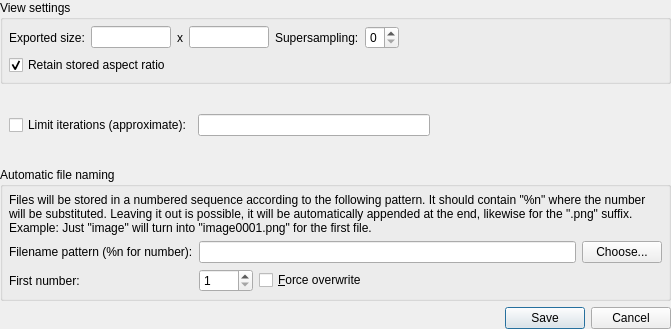
<?xml version="1.0" encoding="UTF-8"?>
<ui version="4.0">
 <class>BatchRenderDialog</class>
 <widget class="QWidget" name="BatchRenderDialog">
  <property name="geometry">
   <rect>
    <x>0</x>
    <y>0</y>
    <width>671</width>
    <height>329</height>
   </rect>
  </property>
  <property name="windowTitle">
   <string>Form</string>
  </property>
  <layout class="QVBoxLayout" name="verticalLayout">
   <property name="leftMargin">
    <number>0</number>
   </property>
   <property name="topMargin">
    <number>0</number>
   </property>
   <property name="rightMargin">
    <number>0</number>
   </property>
   <property name="bottomMargin">
    <number>0</number>
   </property>
   <item>
    <widget class="QGroupBox" name="groupBox_9">
     <property name="title">
      <string>View settings</string>
     </property>
     <layout class="QGridLayout" name="gridLayout_14">
      <property name="leftMargin">
       <number>6</number>
      </property>
      <property name="topMargin">
       <number>6</number>
      </property>
      <property name="rightMargin">
       <number>6</number>
      </property>
      <property name="bottomMargin">
       <number>6</number>
      </property>
      <item row="0" column="0">
       <widget class="QWidget" name="widget" native="true">
        <layout class="QHBoxLayout" name="horizontalLayout_19">
         <property name="leftMargin">
          <number>0</number>
         </property>
         <property name="topMargin">
          <number>0</number>
         </property>
         <property name="rightMargin">
          <number>0</number>
         </property>
         <property name="bottomMargin">
          <number>0</number>
         </property>
         <item>
          <widget class="QLabel" name="label_26">
           <property name="text">
            <string>Exported size:</string>
           </property>
          </widget>
         </item>
         <item>
          <widget class="QLineEdit" name="widthEdit">
           <property name="sizePolicy">
            <sizepolicy hsizetype="Preferred" vsizetype="Fixed">
             <horstretch>0</horstretch>
             <verstretch>0</verstretch>
            </sizepolicy>
           </property>
           <property name="maximumSize">
            <size>
             <width>80</width>
             <height>16777215</height>
            </size>
           </property>
           <property name="toolTip">
            <string>The dimensions used when saving.</string>
           </property>
          </widget>
         </item>
         <item>
          <widget class="QLabel" name="label_28">
           <property name="text">
            <string>x</string>
           </property>
          </widget>
         </item>
         <item>
          <widget class="QLineEdit" name="heightEdit">
           <property name="sizePolicy">
            <sizepolicy hsizetype="Preferred" vsizetype="Fixed">
             <horstretch>0</horstretch>
             <verstretch>0</verstretch>
            </sizepolicy>
           </property>
           <property name="maximumSize">
            <size>
             <width>80</width>
             <height>16777215</height>
            </size>
           </property>
           <property name="toolTip">
            <string>The dimensions used when saving.</string>
           </property>
          </widget>
         </item>
         <item>
          <widget class="QLabel" name="label">
           <property name="text">
            <string>Supersampling:</string>
           </property>
          </widget>
         </item>
         <item>
          <widget class="QSpinBox" name="sampleSpinBox">
           <property name="maximum">
            <number>3</number>
           </property>
          </widget>
         </item>
         <item>
          <spacer name="horizontalSpacer_2">
           <property name="orientation">
            <enum>Qt::Horizontal</enum>
           </property>
           <property name="sizeHint" stdset="0">
            <size>
             <width>40</width>
             <height>20</height>
            </size>
           </property>
          </spacer>
         </item>
        </layout>
       </widget>
      </item>
      <item row="1" column="0">
       <widget class="QCheckBox" name="aspectCheckBox">
        <property name="text">
         <string>Retain stored aspect ratio</string>
        </property>
        <property name="checked">
         <bool>true</bool>
        </property>
       </widget>
      </item>
     </layout>
    </widget>
   </item>
   <item>
    <widget class="QWidget" name="widget_3" native="true">
     <layout class="QHBoxLayout" name="horizontalLayout_3">
      <property name="leftMargin">
       <number>9</number>
      </property>
      <property name="topMargin">
       <number>0</number>
      </property>
      <property name="rightMargin">
       <number>9</number>
      </property>
      <property name="bottomMargin">
       <number>0</number>
      </property>
      <item>
       <widget class="QCheckBox" name="maxiterCheckBox">
        <property name="text">
         <string>Limit iterations (approximate):</string>
        </property>
        <property name="checked">
         <bool>false</bool>
        </property>
       </widget>
      </item>
      <item>
       <widget class="QLineEdit" name="maxiterEdit"/>
      </item>
      <item>
       <spacer name="horizontalSpacer_3">
        <property name="orientation">
         <enum>Qt::Horizontal</enum>
        </property>
        <property name="sizeHint" stdset="0">
         <size>
          <width>40</width>
          <height>20</height>
         </size>
        </property>
       </spacer>
      </item>
     </layout>
    </widget>
   </item>
   <item>
    <widget class="QGroupBox" name="groupBox">
     <property name="title">
      <string>Automatic file naming</string>
     </property>
     <layout class="QGridLayout" name="gridLayout">
      <property name="leftMargin">
       <number>6</number>
      </property>
      <property name="topMargin">
       <number>6</number>
      </property>
      <property name="rightMargin">
       <number>6</number>
      </property>
      <property name="bottomMargin">
       <number>6</number>
      </property>
      <item row="1" column="0">
       <widget class="QLabel" name="label_2">
        <property name="text">
         <string>Filename pattern (%n for number):</string>
        </property>
        <property name="buddy">
         <cstring>fileTemplateEdit</cstring>
        </property>
       </widget>
      </item>
      <item row="2" column="0">
       <widget class="QLabel" name="label_3">
        <property name="text">
         <string>First number:</string>
        </property>
       </widget>
      </item>
      <item row="1" column="1">
       <widget class="QWidget" name="widget_2" native="true">
        <layout class="QHBoxLayout" name="horizontalLayout_2">
         <property name="leftMargin">
          <number>0</number>
         </property>
         <property name="topMargin">
          <number>0</number>
         </property>
         <property name="rightMargin">
          <number>0</number>
         </property>
         <property name="bottomMargin">
          <number>0</number>
         </property>
         <item>
          <widget class="QLineEdit" name="fileTemplateEdit">
           <property name="toolTip">
            <string>&lt;p&gt;File name template&lt;/p&gt;&lt;p&gt;This should be a filename, with &quot;%n&quot; somewhere to indicate where the current number should be substituted.&lt;/p&gt;</string>
           </property>
          </widget>
         </item>
         <item>
          <widget class="QPushButton" name="fileOpenButton">
           <property name="toolTip">
            <string>&lt;p&gt;Choose a file name template&lt;/p&gt;&lt;p&gt;You will need to add '%n&quot; somewhere in the template to indicate the position where the current number should be substituted.&lt;/p&gt;</string>
           </property>
           <property name="text">
            <string>Choose...</string>
           </property>
           <property name="icon">
            <iconset>
             <normaloff>:/ClientWindowGui/images/clientwindow/fileopen.png</normaloff>:/ClientWindowGui/images/clientwindow/fileopen.png</iconset>
           </property>
          </widget>
         </item>
        </layout>
       </widget>
      </item>
      <item row="2" column="1">
       <layout class="QHBoxLayout" name="horizontalLayout_5">
        <item>
         <widget class="QSpinBox" name="fileNrSpinBox">
          <property name="toolTip">
           <string>&lt;p&gt;Counts the number of the slide, incremented on every save.
This is substituted into the filename template when choosing the Save button.&lt;/p&gt;</string>
          </property>
          <property name="minimum">
           <number>1</number>
          </property>
          <property name="maximum">
           <number>9999</number>
          </property>
         </widget>
        </item>
        <item>
         <widget class="QCheckBox" name="overwriteCheckBox">
          <property name="toolTip">
           <string>&lt;p&gt;If checked, the Save button overwrites files without asking.&lt;/p&gt;</string>
          </property>
          <property name="text">
           <string>&amp;Force overwrite</string>
          </property>
         </widget>
        </item>
        <item>
         <spacer name="horizontalSpacer_4">
          <property name="orientation">
           <enum>Qt::Horizontal</enum>
          </property>
          <property name="sizeHint" stdset="0">
           <size>
            <width>40</width>
            <height>20</height>
           </size>
          </property>
         </spacer>
        </item>
       </layout>
      </item>
      <item row="0" column="0" colspan="2">
       <widget class="QLabel" name="label_4">
        <property name="text">
         <string>Files will be stored in a numbered sequence according to the following pattern. It should contain &quot;%n&quot; where the number will be substituted. Leaving it out is possible, it will be automatically appended at the end, likewise for the &quot;.png&quot; suffix. Example: Just &quot;image&quot; will turn into &quot;image0001.png&quot; for the first file.</string>
        </property>
        <property name="wordWrap">
         <bool>true</bool>
        </property>
       </widget>
      </item>
     </layout>
    </widget>
   </item>
   <item>
    <layout class="QHBoxLayout" name="horizontalLayout">
     <item>
      <spacer name="horizontalSpacer">
       <property name="orientation">
        <enum>Qt::Horizontal</enum>
       </property>
       <property name="sizeHint" stdset="0">
        <size>
         <width>0</width>
         <height>20</height>
        </size>
       </property>
      </spacer>
     </item>
     <item>
      <widget class="QDialogButtonBox" name="buttonBox">
       <property name="standardButtons">
        <set>QDialogButtonBox::Cancel|QDialogButtonBox::Save</set>
       </property>
      </widget>
     </item>
    </layout>
   </item>
  </layout>
 </widget>
 <tabstops>
  <tabstop>widthEdit</tabstop>
  <tabstop>heightEdit</tabstop>
  <tabstop>sampleSpinBox</tabstop>
  <tabstop>aspectCheckBox</tabstop>
  <tabstop>fileTemplateEdit</tabstop>
  <tabstop>fileOpenButton</tabstop>
  <tabstop>fileNrSpinBox</tabstop>
  <tabstop>overwriteCheckBox</tabstop>
 </tabstops>
 <resources>
  <include location="frac.qrc"/>
 </resources>
 <connections/>
</ui>
